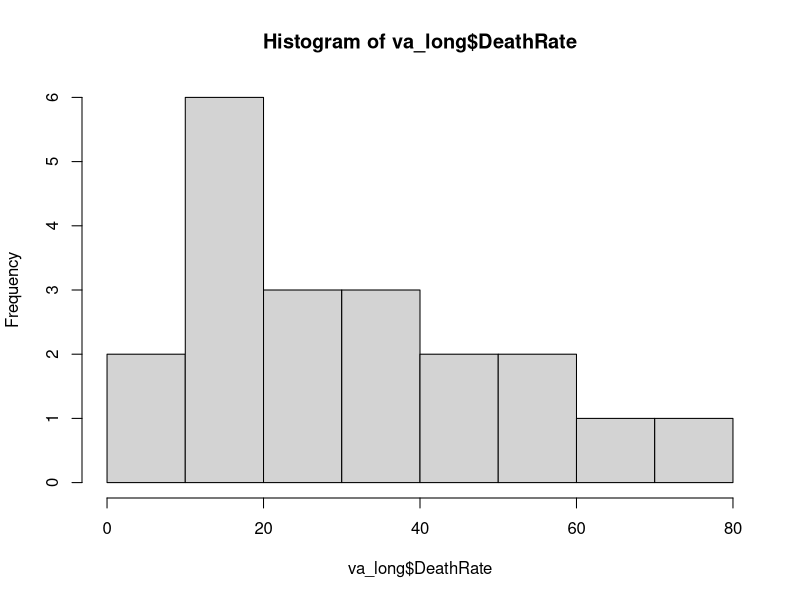
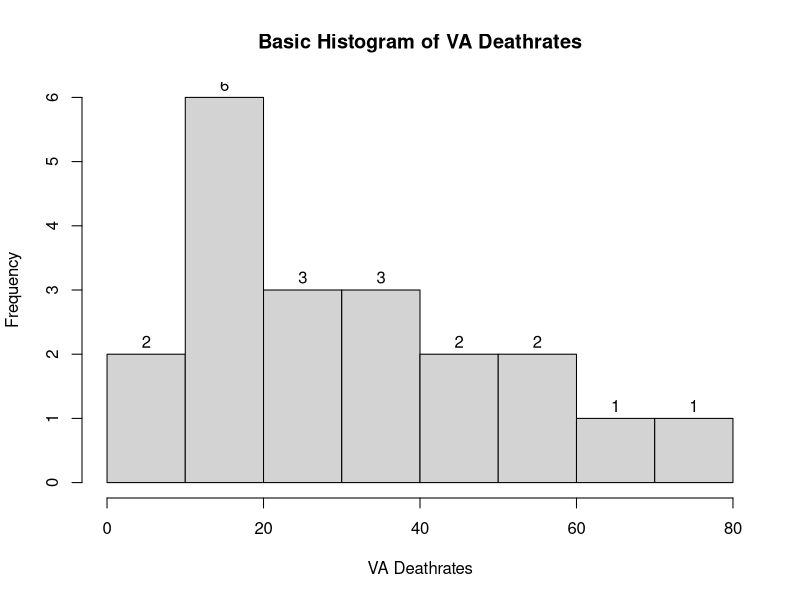
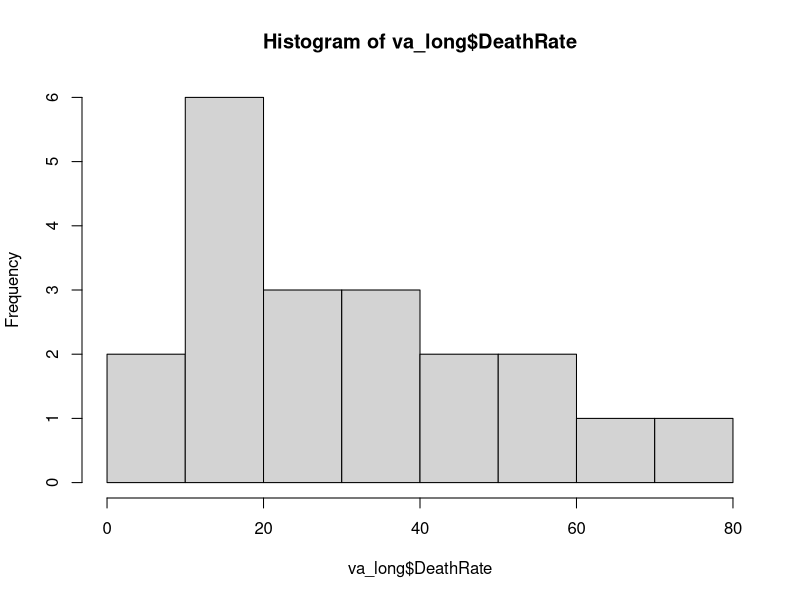
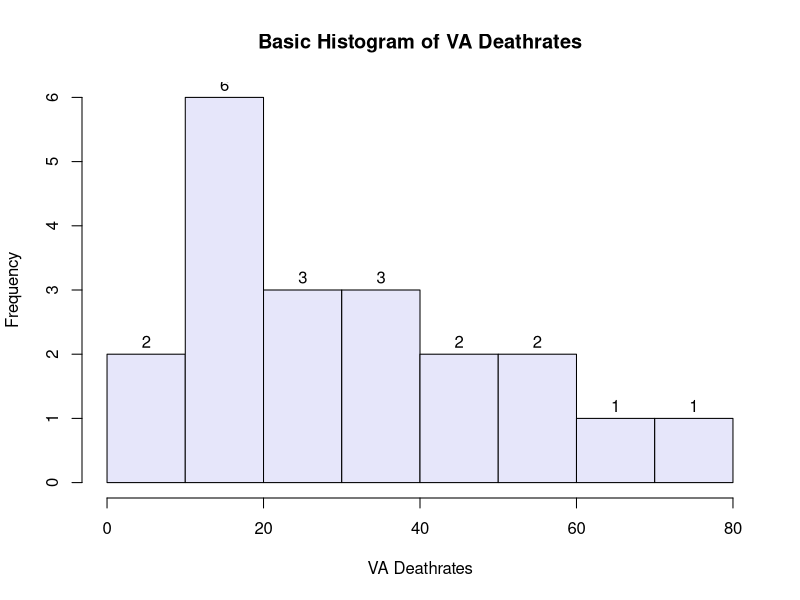
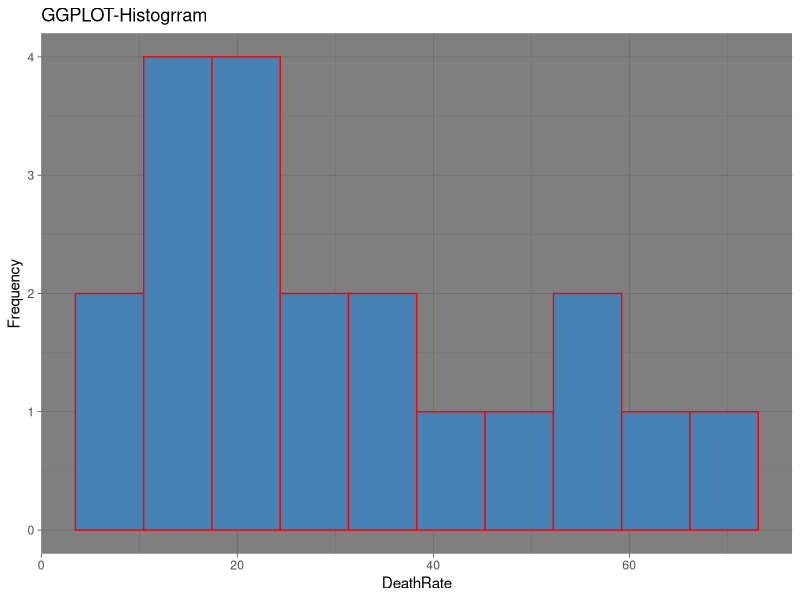

Write the R code that produced these figures, in order.
?VADeaths
class(VADeaths)
help(class)
va_df <- as.data.frame(VADeaths)
class(va_df)
View(va_df)
va_df$AgeGroups <- row.names(VADeaths)
View(va_df)
va_df
va_long = reshape(va_df,
                  direction = "long",
                  varying = colnames(VADeaths),
                  v.names = "DeathRate",
                  timevar = "Population",
                  times = colnames(VADeaths))
View(va_long)
hist(va_long$DeathRate)
hist(va_long$DeathRate,
     main = "Basic Histogram of VA Deathrates",
     xlab = "VA Deathrates",
     ylab = "Frequency",
     labels = TRUE)
 
View(va_long)
hist(va_long$DeathRate)
hist(va_long$DeathRate,
     breaks = 5,
     main = "Basic Histogram of VA Deathrates",
     xlab = "VA Deathrates",
     ylab = "Frequency",
     labels = TRUE,
     col = "lavender",
     border = "black")

library(ggplot2)
ggplot(
  va_long,
  aes(x=DeathRate)
)+
  geom_histogram(
    bins = 10,
    fill = "steelblue",
    col="red")+
  labs(
    title ="GGPLOT-Histogrram",
    y = "Frequency")+
  # facet_wrap(~Population)
  theme_dark()

  